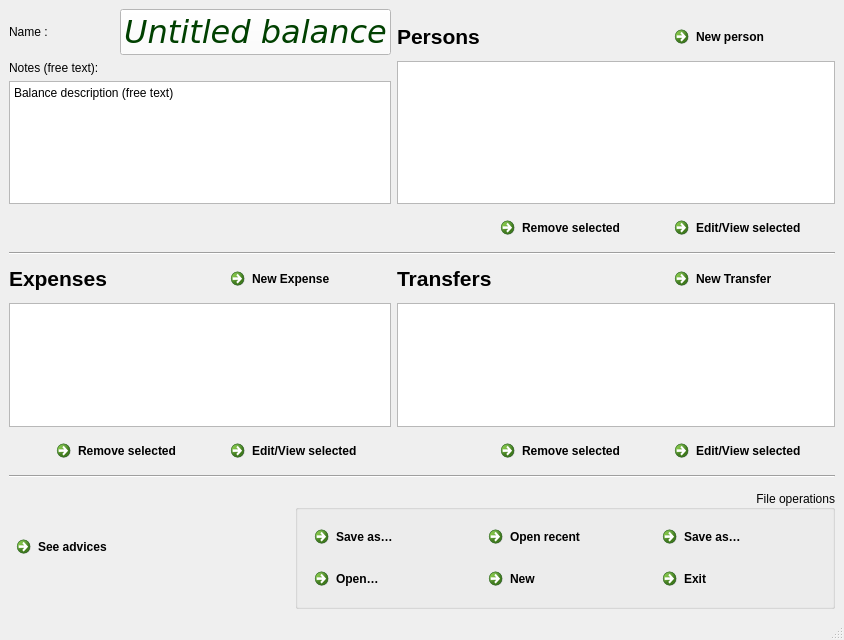
<?xml version="1.0" encoding="UTF-8"?>
<ui version="4.0">
 <class>velatwin</class>
 <widget class="QMainWindow" name="velatwin">
  <property name="geometry">
   <rect>
    <x>0</x>
    <y>0</y>
    <width>844</width>
    <height>640</height>
   </rect>
  </property>
  <property name="windowTitle">
   <string>Balance calculator</string>
  </property>
  <widget class="QWidget" name="centralwidget">
   <layout class="QGridLayout" name="gridLayout">
    <item row="19" column="0" colspan="10">
     <widget class="Line" name="line">
      <property name="orientation">
       <enum>Qt::Horizontal</enum>
      </property>
     </widget>
    </item>
    <item row="20" column="1">
     <widget class="Line" name="line_2">
      <property name="orientation">
       <enum>Qt::Vertical</enum>
      </property>
     </widget>
    </item>
    <item row="14" column="5" colspan="5">
     <widget class="QTableView" name="transfers">
      <property name="contextMenuPolicy">
       <enum>Qt::CustomContextMenu</enum>
      </property>
      <property name="alternatingRowColors">
       <bool>true</bool>
      </property>
      <property name="selectionMode">
       <enum>QAbstractItemView::SingleSelection</enum>
      </property>
      <property name="selectionBehavior">
       <enum>QAbstractItemView::SelectRows</enum>
      </property>
      <attribute name="horizontalHeaderStretchLastSection">
       <bool>true</bool>
      </attribute>
      <attribute name="verticalHeaderStretchLastSection">
       <bool>true</bool>
      </attribute>
      <attribute name="horizontalHeaderStretchLastSection">
       <bool>true</bool>
      </attribute>
      <attribute name="verticalHeaderStretchLastSection">
       <bool>true</bool>
      </attribute>
     </widget>
    </item>
    <item row="21" column="0" rowspan="2" colspan="10">
     <layout class="QHBoxLayout" name="horizontalLayout">
      <item>
       <widget class="QCommandLinkButton" name="advice">
        <property name="sizePolicy">
         <sizepolicy hsizetype="Maximum" vsizetype="Maximum">
          <horstretch>0</horstretch>
          <verstretch>0</verstretch>
         </sizepolicy>
        </property>
        <property name="text">
         <string>See advices</string>
        </property>
       </widget>
      </item>
      <item>
       <spacer name="horizontalSpacer_9">
        <property name="orientation">
         <enum>Qt::Horizontal</enum>
        </property>
        <property name="sizeHint" stdset="0">
         <size>
          <width>40</width>
          <height>20</height>
         </size>
        </property>
       </spacer>
      </item>
      <item>
       <widget class="QGroupBox" name="groupBox">
        <property name="sizePolicy">
         <sizepolicy hsizetype="Maximum" vsizetype="Preferred">
          <horstretch>0</horstretch>
          <verstretch>0</verstretch>
         </sizepolicy>
        </property>
        <property name="title">
         <string>File operations</string>
        </property>
        <property name="alignment">
         <set>Qt::AlignRight|Qt::AlignTrailing|Qt::AlignVCenter</set>
        </property>
        <layout class="QGridLayout" name="gridLayout_2">
         <item row="6" column="3">
          <widget class="QCommandLinkButton" name="exit">
           <property name="text">
            <string>Exit</string>
           </property>
          </widget>
         </item>
         <item row="4" column="3">
          <widget class="QCommandLinkButton" name="saveas">
           <property name="text">
            <string>Save as…</string>
           </property>
          </widget>
         </item>
         <item row="6" column="1">
          <widget class="QCommandLinkButton" name="load">
           <property name="text">
            <string>Open…</string>
           </property>
          </widget>
         </item>
         <item row="4" column="1">
          <widget class="QCommandLinkButton" name="save">
           <property name="text">
            <string>Save as…</string>
           </property>
          </widget>
         </item>
         <item row="6" column="2">
          <widget class="QCommandLinkButton" name="newinstance">
           <property name="text">
            <string>New</string>
           </property>
          </widget>
         </item>
         <item row="4" column="2">
          <widget class="QCommandLinkButton" name="recent">
           <property name="text">
            <string>Open recent</string>
           </property>
          </widget>
         </item>
        </layout>
       </widget>
      </item>
     </layout>
    </item>
    <item row="11" column="5" colspan="5">
     <layout class="QHBoxLayout" name="horizontalLayout_2">
      <item>
       <spacer name="horizontalSpacer">
        <property name="orientation">
         <enum>Qt::Horizontal</enum>
        </property>
        <property name="sizeHint" stdset="0">
         <size>
          <width>40</width>
          <height>20</height>
         </size>
        </property>
       </spacer>
      </item>
      <item>
       <widget class="QCommandLinkButton" name="remperson">
        <property name="sizePolicy">
         <sizepolicy hsizetype="Maximum" vsizetype="Preferred">
          <horstretch>0</horstretch>
          <verstretch>0</verstretch>
         </sizepolicy>
        </property>
        <property name="text">
         <string>Remove selected</string>
        </property>
       </widget>
      </item>
      <item>
       <widget class="QCommandLinkButton" name="editperson">
        <property name="sizePolicy">
         <sizepolicy hsizetype="Maximum" vsizetype="Preferred">
          <horstretch>0</horstretch>
          <verstretch>0</verstretch>
         </sizepolicy>
        </property>
        <property name="text">
         <string>Edit/View selected</string>
        </property>
       </widget>
      </item>
     </layout>
    </item>
    <item row="6" column="5" rowspan="2" colspan="5">
     <widget class="QTableView" name="persons">
      <property name="contextMenuPolicy">
       <enum>Qt::CustomContextMenu</enum>
      </property>
      <property name="alternatingRowColors">
       <bool>true</bool>
      </property>
      <property name="selectionMode">
       <enum>QAbstractItemView::SingleSelection</enum>
      </property>
      <property name="selectionBehavior">
       <enum>QAbstractItemView::SelectRows</enum>
      </property>
      <attribute name="horizontalHeaderStretchLastSection">
       <bool>true</bool>
      </attribute>
      <attribute name="verticalHeaderStretchLastSection">
       <bool>true</bool>
      </attribute>
      <attribute name="horizontalHeaderStretchLastSection">
       <bool>true</bool>
      </attribute>
      <attribute name="verticalHeaderStretchLastSection">
       <bool>true</bool>
      </attribute>
     </widget>
    </item>
    <item row="15" column="5" colspan="5">
     <layout class="QHBoxLayout" name="horizontalLayout_3">
      <item>
       <spacer name="horizontalSpacer_4">
        <property name="orientation">
         <enum>Qt::Horizontal</enum>
        </property>
        <property name="sizeHint" stdset="0">
         <size>
          <width>40</width>
          <height>20</height>
         </size>
        </property>
       </spacer>
      </item>
      <item>
       <widget class="QCommandLinkButton" name="remtransfer">
        <property name="sizePolicy">
         <sizepolicy hsizetype="Maximum" vsizetype="Preferred">
          <horstretch>0</horstretch>
          <verstretch>0</verstretch>
         </sizepolicy>
        </property>
        <property name="text">
         <string>Remove selected</string>
        </property>
       </widget>
      </item>
      <item>
       <widget class="QCommandLinkButton" name="edittransfer">
        <property name="sizePolicy">
         <sizepolicy hsizetype="Maximum" vsizetype="Preferred">
          <horstretch>0</horstretch>
          <verstretch>0</verstretch>
         </sizepolicy>
        </property>
        <property name="text">
         <string>Edit/View selected</string>
        </property>
       </widget>
      </item>
     </layout>
    </item>
    <item row="15" column="0" colspan="5">
     <layout class="QHBoxLayout" name="horizontalLayout_4">
      <item>
       <spacer name="horizontalSpacer_6">
        <property name="orientation">
         <enum>Qt::Horizontal</enum>
        </property>
        <property name="sizeHint" stdset="0">
         <size>
          <width>40</width>
          <height>20</height>
         </size>
        </property>
       </spacer>
      </item>
      <item>
       <widget class="QCommandLinkButton" name="remexpense">
        <property name="sizePolicy">
         <sizepolicy hsizetype="Maximum" vsizetype="Preferred">
          <horstretch>0</horstretch>
          <verstretch>0</verstretch>
         </sizepolicy>
        </property>
        <property name="text">
         <string>Remove selected</string>
        </property>
       </widget>
      </item>
      <item>
       <widget class="QCommandLinkButton" name="editexpense">
        <property name="sizePolicy">
         <sizepolicy hsizetype="Maximum" vsizetype="Preferred">
          <horstretch>0</horstretch>
          <verstretch>0</verstretch>
         </sizepolicy>
        </property>
        <property name="text">
         <string>Edit/View selected</string>
        </property>
       </widget>
      </item>
     </layout>
    </item>
    <item row="6" column="0">
     <widget class="QLabel" name="label_4">
      <property name="text">
       <string>Notes (free text):</string>
      </property>
      <property name="alignment">
       <set>Qt::AlignLeading|Qt::AlignLeft|Qt::AlignTop</set>
      </property>
     </widget>
    </item>
    <item row="7" column="0" colspan="5">
     <widget class="QPlainTextEdit" name="freeform">
      <property name="sizePolicy">
       <sizepolicy hsizetype="Expanding" vsizetype="Expanding">
        <horstretch>0</horstretch>
        <verstretch>0</verstretch>
       </sizepolicy>
      </property>
      <property name="plainText">
       <string>Balance description (free text)</string>
      </property>
     </widget>
    </item>
    <item row="12" column="0" colspan="10">
     <widget class="Line" name="line_3">
      <property name="orientation">
       <enum>Qt::Horizontal</enum>
      </property>
     </widget>
    </item>
    <item row="13" column="0" colspan="5">
     <layout class="QHBoxLayout" name="horizontalLayout_5">
      <item>
       <widget class="QLabel" name="label">
        <property name="text">
         <string>&lt;!DOCTYPE HTML PUBLIC &quot;-//W3C//DTD HTML 4.0//EN&quot; &quot;http://www.w3.org/TR/REC-html40/strict.dtd&quot;&gt;
&lt;html&gt;&lt;head&gt;&lt;meta name=&quot;qrichtext&quot; content=&quot;1&quot; /&gt;&lt;style type=&quot;text/css&quot;&gt;
p, li { white-space: pre-wrap; }
&lt;/style&gt;&lt;/head&gt;&lt;body style=&quot; font-family:'DejaVu Sans'; font-size:9pt; font-weight:400; font-style:normal;&quot;&gt;
&lt;p style=&quot; margin-top:0px; margin-bottom:0px; margin-left:0px; margin-right:0px; -qt-block-indent:0; text-indent:0px;&quot;&gt;&lt;span style=&quot; font-size:16pt; font-weight:600;&quot;&gt;Expenses&lt;/span&gt;&lt;/p&gt;&lt;/body&gt;&lt;/html&gt;</string>
        </property>
        <property name="buddy">
         <cstring>expenses</cstring>
        </property>
       </widget>
      </item>
      <item>
       <spacer name="horizontalSpacer_2">
        <property name="orientation">
         <enum>Qt::Horizontal</enum>
        </property>
        <property name="sizeHint" stdset="0">
         <size>
          <width>40</width>
          <height>20</height>
         </size>
        </property>
       </spacer>
      </item>
      <item>
       <widget class="QCommandLinkButton" name="newexpense">
        <property name="sizePolicy">
         <sizepolicy hsizetype="Maximum" vsizetype="Preferred">
          <horstretch>0</horstretch>
          <verstretch>0</verstretch>
         </sizepolicy>
        </property>
        <property name="text">
         <string>New Expense</string>
        </property>
       </widget>
      </item>
     </layout>
    </item>
    <item row="13" column="5" colspan="5">
     <layout class="QHBoxLayout" name="horizontalLayout_6">
      <item>
       <widget class="QLabel" name="label_3">
        <property name="text">
         <string>&lt;!DOCTYPE HTML PUBLIC &quot;-//W3C//DTD HTML 4.0//EN&quot; &quot;http://www.w3.org/TR/REC-html40/strict.dtd&quot;&gt;
&lt;html&gt;&lt;head&gt;&lt;meta name=&quot;qrichtext&quot; content=&quot;1&quot; /&gt;&lt;style type=&quot;text/css&quot;&gt;
p, li { white-space: pre-wrap; }
&lt;/style&gt;&lt;/head&gt;&lt;body style=&quot; font-family:'DejaVu Sans'; font-size:9pt; font-weight:400; font-style:normal;&quot;&gt;
&lt;p style=&quot; margin-top:0px; margin-bottom:0px; margin-left:0px; margin-right:0px; -qt-block-indent:0; text-indent:0px;&quot;&gt;&lt;span style=&quot; font-size:16pt; font-weight:600;&quot;&gt;Transfers&lt;/span&gt;&lt;/p&gt;&lt;/body&gt;&lt;/html&gt;</string>
        </property>
        <property name="buddy">
         <cstring>transfers</cstring>
        </property>
       </widget>
      </item>
      <item>
       <spacer name="horizontalSpacer_3">
        <property name="orientation">
         <enum>Qt::Horizontal</enum>
        </property>
        <property name="sizeHint" stdset="0">
         <size>
          <width>40</width>
          <height>20</height>
         </size>
        </property>
       </spacer>
      </item>
      <item>
       <widget class="QCommandLinkButton" name="newtransfer">
        <property name="sizePolicy">
         <sizepolicy hsizetype="Maximum" vsizetype="Preferred">
          <horstretch>0</horstretch>
          <verstretch>0</verstretch>
         </sizepolicy>
        </property>
        <property name="text">
         <string>New Transfer</string>
        </property>
       </widget>
      </item>
     </layout>
    </item>
    <item row="2" column="5" rowspan="2" colspan="5">
     <layout class="QHBoxLayout" name="horizontalLayout_7">
      <item>
       <widget class="QLabel" name="label_5">
        <property name="text">
         <string>&lt;!DOCTYPE HTML PUBLIC &quot;-//W3C//DTD HTML 4.0//EN&quot; &quot;http://www.w3.org/TR/REC-html40/strict.dtd&quot;&gt;
&lt;html&gt;&lt;head&gt;&lt;meta name=&quot;qrichtext&quot; content=&quot;1&quot; /&gt;&lt;style type=&quot;text/css&quot;&gt;
p, li { white-space: pre-wrap; }
&lt;/style&gt;&lt;/head&gt;&lt;body style=&quot; font-family:'DejaVu Sans'; font-size:9pt; font-weight:400; font-style:normal;&quot;&gt;
&lt;p style=&quot; margin-top:0px; margin-bottom:0px; margin-left:0px; margin-right:0px; -qt-block-indent:0; text-indent:0px;&quot;&gt;&lt;span style=&quot; font-size:16pt; font-weight:600;&quot;&gt;Persons&lt;/span&gt;&lt;/p&gt;&lt;/body&gt;&lt;/html&gt;</string>
        </property>
        <property name="buddy">
         <cstring>persons</cstring>
        </property>
       </widget>
      </item>
      <item>
       <spacer name="horizontalSpacer_5">
        <property name="orientation">
         <enum>Qt::Horizontal</enum>
        </property>
        <property name="sizeHint" stdset="0">
         <size>
          <width>40</width>
          <height>20</height>
         </size>
        </property>
       </spacer>
      </item>
      <item>
       <widget class="QCommandLinkButton" name="newperson">
        <property name="sizePolicy">
         <sizepolicy hsizetype="Maximum" vsizetype="Preferred">
          <horstretch>0</horstretch>
          <verstretch>0</verstretch>
         </sizepolicy>
        </property>
        <property name="text">
         <string>New person</string>
        </property>
       </widget>
      </item>
     </layout>
    </item>
    <item row="1" column="0" rowspan="3" colspan="5">
     <layout class="QHBoxLayout" name="horizontalLayout_8">
      <item>
       <widget class="QLabel" name="namelabel">
        <property name="text">
         <string>Name :</string>
        </property>
        <property name="alignment">
         <set>Qt::AlignLeading|Qt::AlignLeft|Qt::AlignVCenter</set>
        </property>
        <property name="buddy">
         <cstring>balancename</cstring>
        </property>
       </widget>
      </item>
      <item>
       <spacer name="horizontalSpacer_7">
        <property name="orientation">
         <enum>Qt::Horizontal</enum>
        </property>
        <property name="sizeHint" stdset="0">
         <size>
          <width>40</width>
          <height>20</height>
         </size>
        </property>
       </spacer>
      </item>
      <item>
       <widget class="QPushButton" name="balancename">
        <property name="font">
         <font>
          <family>DejaVu Sans</family>
          <pointsize>24</pointsize>
          <weight>50</weight>
          <italic>true</italic>
          <bold>false</bold>
         </font>
        </property>
        <property name="styleSheet">
         <string notr="true">font: oblique 24pt &quot;DejaVu Sans&quot;;
color: rgb(0, 64, 0);
background: rgb(255, 255, 255);</string>
        </property>
        <property name="text">
         <string>Untitled balance</string>
        </property>
       </widget>
      </item>
     </layout>
    </item>
    <item row="1" column="6" colspan="2">
     <spacer name="verticalSpacer">
      <property name="orientation">
       <enum>Qt::Vertical</enum>
      </property>
      <property name="sizeHint" stdset="0">
       <size>
        <width>20</width>
        <height>40</height>
       </size>
      </property>
     </spacer>
    </item>
    <item row="14" column="0" colspan="5">
     <widget class="QTreeView" name="expenses">
      <property name="contextMenuPolicy">
       <enum>Qt::CustomContextMenu</enum>
      </property>
      <property name="alternatingRowColors">
       <bool>true</bool>
      </property>
      <property name="selectionMode">
       <enum>QAbstractItemView::SingleSelection</enum>
      </property>
      <property name="selectionBehavior">
       <enum>QAbstractItemView::SelectRows</enum>
      </property>
     </widget>
    </item>
   </layout>
  </widget>
  <widget class="QStatusBar" name="statusbar"/>
 </widget>
 <tabstops>
  <tabstop>persons</tabstop>
  <tabstop>expenses</tabstop>
  <tabstop>transfers</tabstop>
  <tabstop>save</tabstop>
  <tabstop>load</tabstop>
  <tabstop>recent</tabstop>
  <tabstop>newinstance</tabstop>
  <tabstop>saveas</tabstop>
  <tabstop>exit</tabstop>
 </tabstops>
 <resources/>
 <connections>
  <connection>
   <sender>exit</sender>
   <signal>clicked()</signal>
   <receiver>velatwin</receiver>
   <slot>close()</slot>
   <hints>
    <hint type="sourcelabel">
     <x>942</x>
     <y>575</y>
    </hint>
    <hint type="destinationlabel">
     <x>289</x>
     <y>582</y>
    </hint>
   </hints>
  </connection>
 </connections>
</ui>
